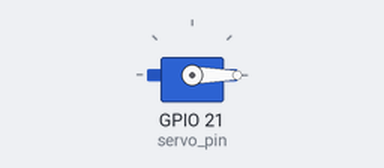
A program run on a simulated Raspberry Pi (BCM pin numbers). On the bench: servo. Servo angles are drawn from the pulse width (0.5 ms = 0°, 2.5 ms = 180°).

Above: at 0.05 s.
At 1.5 s:
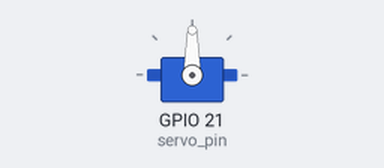
At 3.0 s:
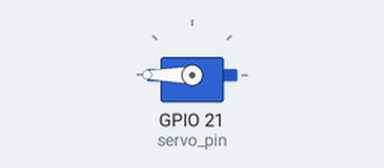
Timing chart, 0 to 6.9 s (numbered marks = the images above):
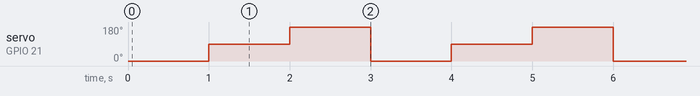

The program:

python.py
```python
#-----------------------https://electronicshobbyists.com/raspberry-pi-pwm-tutorial-control-brightness-of-led-and-servo-motor/


import RPi.GPIO as GPIO     # Importing RPi library to use the GPIO pins
from time import sleep      # Importing sleep from time library to add delay in code
servo_pin = 21      # Initializing the GPIO 21 for servo motor
GPIO.setmode(GPIO.BCM)          # We are using the BCM pin numbering
GPIO.setup(servo_pin, GPIO.OUT)     # Declaring GPIO 21 as output pin
p = GPIO.PWM(servo_pin, 50)     # Created PWM channel at 50Hz frequency
p.start(2.5)
try:
    while 1:                    # Loop will run forever
        p.ChangeDutyCycle(2.5)  # Move servo to 0 degrees
        sleep(1)                # Delay of 1 sec
        p.ChangeDutyCycle(7.5)  # Move servo to 90 degrees
        sleep(1)
        p.ChangeDutyCycle(12.5) # Move servo to 180 degrees
        sleep(1)
# If Keyborad Interrupt (CTRL+C) is pressed
except KeyboardInterrupt:
    pass   # Go to next line
GPIO.cleanup()              # Make all GPIO pins LOW
```

Measured:
- by itself, servo on GPIO 21 (servo_pin): repeats every 3.0 s: 180° 1.0 s, 0° 1.0 s, 90° 1.0 s
